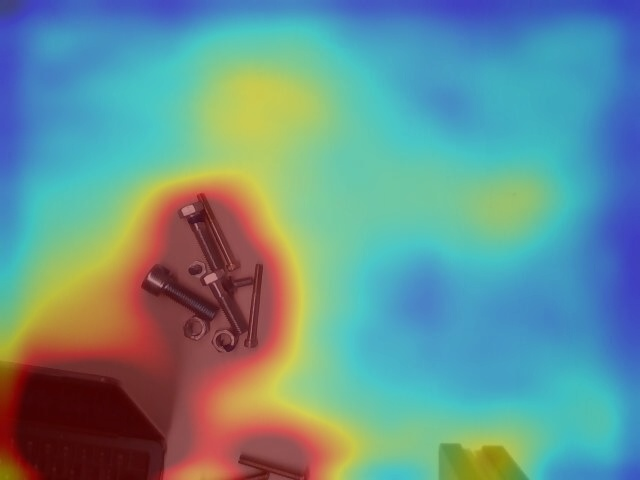
#> input picture logs/heatmap.jpg, 640 x 480 px; its folder holds only this picture in this run
$ python -i perception.py   (imports and definitions only)
#> lines starting #> are read from the running program, lines starting #| are printed output that depends on the picture; after the words box and inside, x2 and y2 are one past the last pixel; in counts of white or black regions, pixels touching at a corner belong together
### pipeline/config.py
"""Every constant the baseline pipeline uses. Any of them can be overridden with an
environment variable of the same name, e.g. `CAM_HOVER_MM=300 python run.py pick`.

Units: mm, degrees, seconds. World frame = the arm base (z up, table top at TABLE_Z).
Values marked MEASURE need a bring-up test on the station before they're trusted.
"""

import json
import os
from pathlib import Path

ROOT = Path(__file__).resolve().parent.parent

# --- Connection --------------------------------------------------------------------------
API_KEY_FILE = ROOT / "api-key.json"   # {"address", "api_key", "api_key_id"} (gitignored)

# --- Resource names (machine config) --------------------------------------------------------
ARM = "arm"
GRIPPER = "gripper"
CAM = "cam"                 # wrist RealSense, color + aligned depth
MOTION = "builtin"
HOME_SWITCH = "home-pose"   # erh:vmodutils:arm-position-saver; its saved joints are our watch pose

# --- Scene --------------------------------------------------------------------------------
TABLE_Z = -4.0              # measured: 31 table pixels -> world z = -4 ± 5 mm
WORKSPACE = {"x": (150.0, 650.0), "y": (-350.0, 350.0)}   # refuse targets outside (arm reach + table)
TABLE_OBSTACLE_MARGIN = 6.0  # the planner's table box top sits this far below TABLE_Z (gripper geometry slack)

# --- Perception -------------------------------------------------------------------------
SAT_MIN = 0.22              # saturation above this = not white table (zinc parts are cyan, tape is blue)
DARK_DELTA = 0.28           # this much darker than the table's median brightness = not table
REF_DIFF = 0.12             # per-pixel difference from the empty-table reference that counts as "changed"
MIN_ITEM_PX_WATCH = 40      # blob size limits at the watch pose (~1.06 mm/px)
MAX_ITEM_PX_WATCH = 6000
MIN_ITEM_PX_HOVER = 150     # at the hover pose (~0.43 mm/px)
MASK_RECTS = [[430, 430, 640, 480]]   # [x0, y0, x1, y1] px always ignored (gripper finger at the watch pose)
STABLE_FRAMES = 2           # consecutive frames with the item in the same place = "placed, hand gone"
STABLE_PX = 4.0             # max centroid drift between those frames
HAND_PX = 2500              # a blob this big touching the image border = a hand/arm in view

# --- Motion -------------------------------------------------------------------------------
CAM_HOVER_MM = 260          # the hover look: camera this high above the table, looking straight down
PREGRASP_MM = 80            # gripper this far above the grasp height before the straight descent
LIFT_MM = 120               # straight lift after the grab
MIN_TIP_CLEARANCE = 2.0     # fingertips never commanded closer than this to the table
TCP_TIP_OFFSET_MM = 0.0     # MEASURE: fingertip distance past the gripper frame origin along the tool axis
JAW_AXIS = "x"              # MEASURE: gripper-frame axis the jaws open along ("x" or "y")
LINEAR_TOL_MM = 5.0         # straight-line tolerance for the descent and the lift
MOVE_TIMEOUT_S = 30.0

# --- Gripper ------------------------------------------------------------------------------
GRIP_EMPTY_POS = 15         # jaw position (0-850, ~0.1 mm) at or below this after grab() = closed on nothing
GRASP_RETRIES = 2           # L2 recovery: re-look and retry this many times after an empty grab

# --- Telemetry (dashboard) -----------------------------------------------------------------
TELEMETRY_HOST = "127.0.0.1"  # where dashboard/server.py listens (UDP); the station itself by default
TELEMETRY_PORT = 8766
TELEMETRY = True

# --- Logs ---------------------------------------------------------------------------------
RUNS_DIR = ROOT / "runs"


def _override(name, value):
    raw = os.environ.get(name)
    if raw is None:
        return value
    if isinstance(value, Path):
        return Path(raw)
    if isinstance(value, bool):
        return raw.lower() in ("1", "true", "yes")
    if isinstance(value, (int, float)):
        return type(value)(raw)
    if isinstance(value, (dict, list)):
        return json.loads(raw)
    return raw


for _k, _v in list(globals().items()):
    if _k.isupper():
        globals()[_k] = _override(_k, _v)
#> further down, picture is the input picture: shape (480, 640, 3); mean B, G, R 144.2, 146.5, 104.1

### pipeline/perception.py
"""Find the one item on the table, measure it, decide how to grasp it. Pure numpy/scipy, a few ms per frame.

- `segment`: not-white-table pixels (saturation or darkness), minus anything already in the empty-table
  reference frame (laptops, fixtures), minus fixed masks (the gripper finger).
- `watch`: from the watch pose, is there an item, and is a hand still in view?
- `Placement`: the item has been in the same place for STABLE_FRAMES frames -> "placed".
- `measure`: from the hover pose, color + depth -> world center, top height, long-axis yaw, length, width.
- `classify` + `grasp_for`: a shape class (not a fastener name) and its grasp recipe.
"""

import io
import math
import struct
from dataclasses import asdict, dataclass, field

import numpy as np
from PIL import Image
from scipy import ndimage

from . import config as C

try:                                    # optional: 10x faster morphology; scipy gives the same result without it
    import cv2
    _K = cv2.getStructuringElement(cv2.MORPH_CROSS, (3, 3))
except ImportError:
    cv2 = None


# --- decoding ---------------------------------------------------------------------------------

# [16 lines left out: functions decode_color, decode_depth, not called in this run]


# --- segmentation ------------------------------------------------------------------------------

def segment(rgb, ref=None, masks=(), scale=1):
    """Foreground mask at the resolution of `rgb` (pass scale=2 for a half-resolution image;
    `masks` stay in full-resolution pixels)."""
#> called with scale = 2
    f = rgb.astype(np.float32) * (1.0 / 255.0)
    mx, mn = f.max(2), f.min(2)
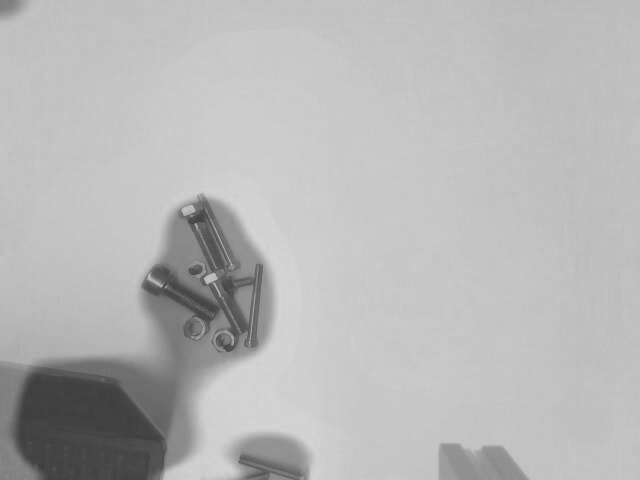
#> mx: shape (480, 640) float32; min 0.243, max 0.839, mean 0.719
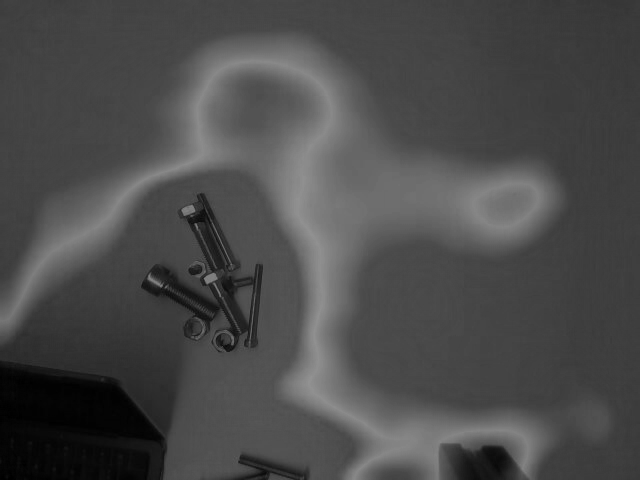
#> mn: shape (480, 640) float32; min 0, max 0.576, mean 0.293
    sat = (mx - mn) / np.maximum(mx, 1e-6)
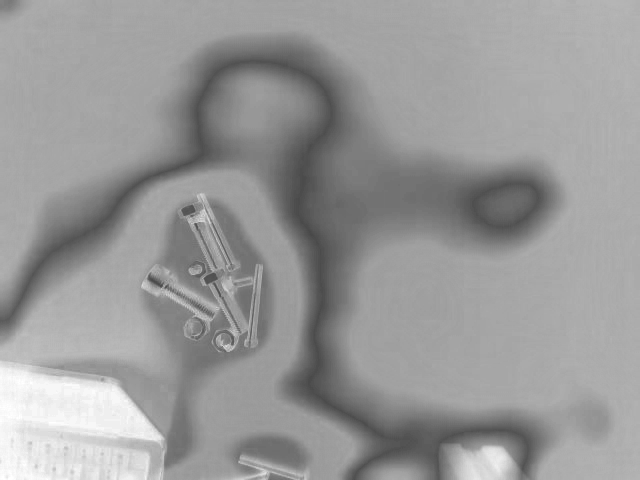
#> sat: shape (480, 640) float32; min 0.286, max 1, mean 0.603
    fg = (sat > C.SAT_MIN) | (mx < np.median(mx[::4, ::4]) - C.DARK_DELTA)
#> fg: shape (480, 640) bool; every value is 1
    if ref is not None:
        fg &= np.abs(f - ref).max(2) > C.REF_DIFF
    for x0, y0, x1, y1 in masks:
        fg[y0 // scale:(y1 + scale - 1) // scale, x0 // scale:(x1 + scale - 1) // scale] = False
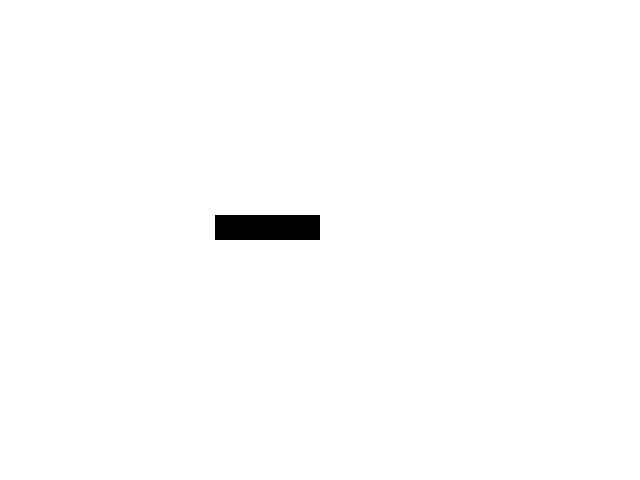
#> fg: shape (480, 640) bool; 99.1% white; 1 black region, box (x1, y1, x2, y2) and area: (215, 215, 320, 240) 2625
    if cv2 is not None:
        u8 = cv2.morphologyEx(fg.view(np.uint8), cv2.MORPH_OPEN, _K)
        return cv2.morphologyEx(u8, cv2.MORPH_CLOSE, _K, iterations=2).view(bool)
#> returned value: shape (480, 640) bool; 99.1% white; 1 black region, box (x1, y1, x2, y2) and area: (215, 215, 320, 240) 2613
    fg = ndimage.binary_opening(fg, iterations=1)
    return ndimage.binary_closing(fg, iterations=2)


@dataclass
class Blob:
    area: int
    bbox: list            # [x0, y0, x1, y1] px
    centroid: list        # [u, v] px
    axis: list            # unit major axis in px [du, dv]
    sigma: list           # std dev along major, minor (px)
    touches_border: bool
    ys: np.ndarray = field(repr=False, default=None)
    xs: np.ndarray = field(repr=False, default=None)

    # [8 lines left out: function overlay, not called in this run]


def blobs(fg, scale=1):
    """Connected components, reported in full-resolution pixels whatever the mask's scale."""
#> called with scale = 2
    lab, n = ndimage.label(fg)
#> n = 1
    h, w = fg.shape
#> h = 480; w = 640
    out = []
    for i, sl in enumerate(ndimage.find_objects(lab), 1):
        ys, xs = np.nonzero(lab[sl] == i)
        if len(xs) * scale * scale < 20:
            continue
        ys = (ys + sl[0].start) * scale + scale // 2
        xs = (xs + sl[1].start) * scale + scale // 2
        u, v = float(xs.mean()), float(ys.mean())
        cov = np.cov(np.stack([xs - u, ys - v])) if len(xs) > 2 else np.eye(2)
        ev, evec = np.linalg.eigh(cov)
        out.append(Blob(area=int(len(xs)) * scale * scale, bbox=[int(xs.min()), int(ys.min()), int(xs.max()), int(ys.max())],
                        centroid=[u, v], axis=[float(evec[0, 1]), float(evec[1, 1])],
                        sigma=[float(math.sqrt(max(ev[1], 0))), float(math.sqrt(max(ev[0], 0)))],
                        touches_border=sl[0].start == 0 or sl[1].start == 0 or sl[0].stop >= h or sl[1].stop >= w,
                        ys=ys, xs=xs))
#> this loop made 1 pass
#> (i, u, v, cov, ev, evec) on pass 1: (1, 640.9, 480.2, [[137578.1, -22.71], [-22.71, 77451.6]], [77451.6, 137578.1], [[-0.000378, -1], [-1, 0.000378]])
#> after the loop, out = 1 item
    return sorted(out, key=lambda b: -b.area)


@dataclass
class WatchResult:
    item: Blob = None
    hand: bool = False
    n_blobs: int = 0


WATCH_SCALE = 2   # the watch loop runs at half resolution (~2 mm/px at home): enough to notice an item


def watch(rgb, ref=None, masks=None, scale=WATCH_SCALE):
    fg = segment(rgb, ref, C.MASK_RECTS if masks is None else masks, scale)
    bs = blobs(fg, scale)
#> bs = 1 item
    hand = any(b.touches_border and b.area >= C.HAND_PX for b in bs)
#> hand = True
    items = [b for b in bs if not b.touches_border and C.MIN_ITEM_PX_WATCH <= b.area <= C.MAX_ITEM_PX_WATCH]
#> items = []
    return WatchResult(item=items[0] if items else None, hand=hand, n_blobs=len(bs))


class Placement:
    """'Placed' = an item, no hand, centroid steady for STABLE_FRAMES frames. Tracks when it first appeared."""

    def __init__(self):
        self.reset()

    def reset(self):
        self.t_appeared = None
        self.history = []

    # [15 lines left out: function update, not called in this run]


# --- measurement at the hover pose ---------------------------------------------------------------

@dataclass
class Measurement:
    x: float
    y: float
    top_z: float
    height: float
    yaw_long: float         # world heading of the long axis, degrees in [-90, 90)
    length: float
    width: float
    depth_frac: float       # fraction of item pixels with valid depth
    mm_per_px: float


def _yaw180(a):
    return (a + 90.0) % 180.0 - 90.0


# [30 lines left out: functions measure, plane_xy, not called in this run]


# --- shape class and grasp recipe -------------------------------------------------------------

SHAPES = {
    "upright": "standing bolt: grip the shank ~15 mm below its top",
    "lying_long": "lying bolt/screw: jaws across the shank at the center",
    "thin_screw": "thin screw lying: jaws across, fingertips near the table, slow",
    "nut_flat": "nut lying flat: jaws across the flats at half height",
    "nut_edge": "nut on its edge: jaws across its faces",
    "flat_thin": "washer-like: too flat for a two-finger top grasp",
    "unknown": "odd shape: generic grasp across the narrow side; suspicious",
}


# [13 lines left out: function classify, not called in this run]


@dataclass
class Grasp:
    shape: str
    x: float
    y: float
    tip_z: float            # fingertip height in the world
    jaw_heading: float      # world heading the jaws close along (degrees)
    expected_width: float   # mm between the jaws when holding
    ok: bool = True
    reason: str = ""

    def to_dict(self):
        return {k: (round(v, 1) if isinstance(v, float) else v) for k, v in asdict(self).items()}


# [20 lines left out: function grasp_for, not called in this run]

>>> import cv2
>>> picture = cv2.imread('../logs/heatmap.jpg')
>>> result = watch(picture)

$ run again, on logs/item-001.jpg
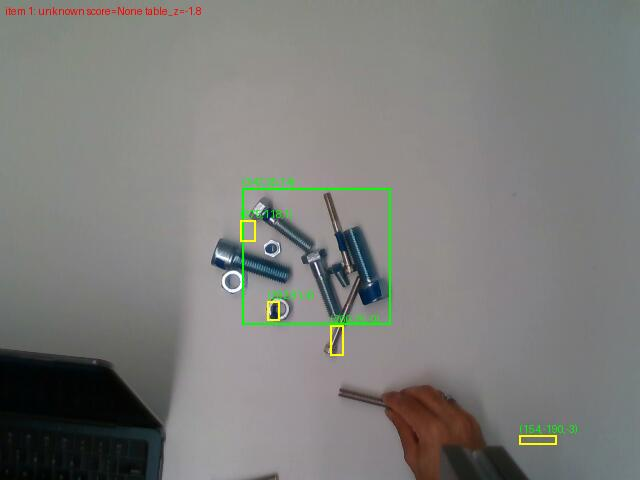
#> input picture logs/item-001.jpg, 640 x 480 px
#> picture is the input picture: shape (480, 640, 3); mean B, G, R 121.5, 124.7, 124.2
#> after the loop in segment, `for x0, y0, x1, y1 in masks:`:
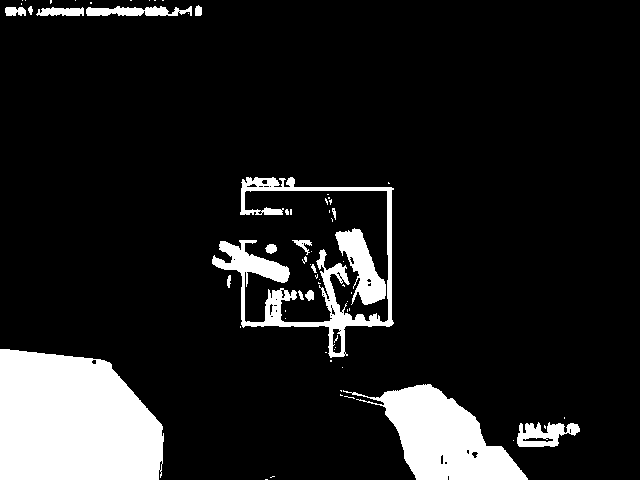
#> fg: shape (480, 640) bool; 12.2% white; 66 white regions (48 under 20 px), largest, box (x1, y1, x2, y2) and area: (0, 349, 164, 480) 18207, (343, 384, 528, 480) 8272, (212, 177, 394, 358) 6265
#> u8: shape (480, 640); values 0 (black) and 1 (white), 12% white; 26 white regions (6 under 20 px), largest, box (x1, y1, x2, y2) and area: (0, 349, 164, 480) 18176, (372, 384, 528, 480) 8175, (212, 177, 394, 358) 5834
#> in blobs, `lab, n = ndimage.label(fg)`:
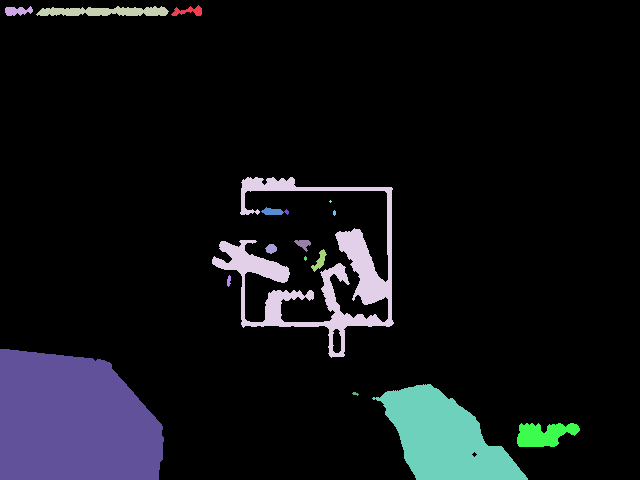
#> lab: shape (480, 640) int32; 18 distinct labels, from 0 to 17; one colour per label, 0 black
#> n = 17
#> the loop in blobs, `for i, sl in enumerate(ndimage.find_objects(lab), 1):` made 17 passes
#> (u, v, cov, ev, evec) on passes 1 to 4: (377, 22.64, [[357.6, -21.84], [-21.84, 21.73]], [20.32, 359.1], [[-0.0646, -0.998], [-0.998, 0.0646]]), (35.02, 22.22, [[245.1, -9.66], [-9.66, 20.05]], [19.64, 245.5], [[-0.0428, -0.999], [-0.999, 0.0428]]), (209.2, 23.4, [[5701, -23.57], [-23.57, 20.87]], [20.77, 5701.1], [[-0.00415, -1], [-1, 0.00415]]), (630.5, 538.5, [[10786.5, 1353.4], [1353.4, 7902.6]], [7367, 11322.1], [[0.368, -0.93], [-0.93, -0.368]])
#> after the loop in blobs, `for i, sl in enumerate(ndimage.find_objects(lab), 1):`: out = 17 items
#> hand = True
#> items = 13 items

$ run again, on logs/item-002.jpg
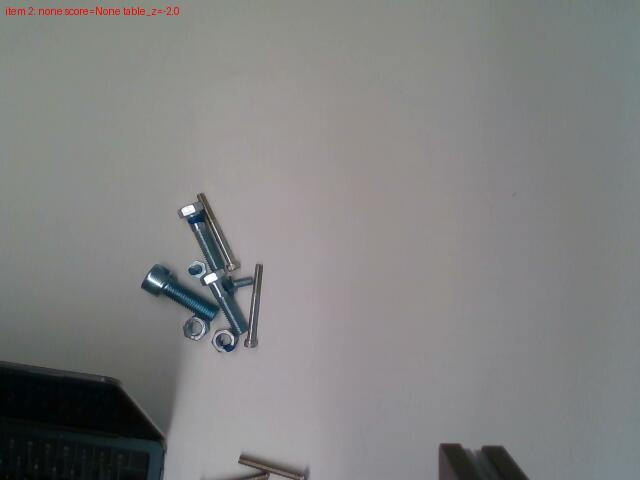
#> input picture logs/item-002.jpg, 640 x 480 px
#> picture is the input picture: shape (480, 640, 3); mean B, G, R 128.7, 129.3, 128.9
#> in segment, `fg = (sat > C.SAT_MIN) | (mx < np.median(mx[::4, ::4]) - C.DARK_DELTA)`:
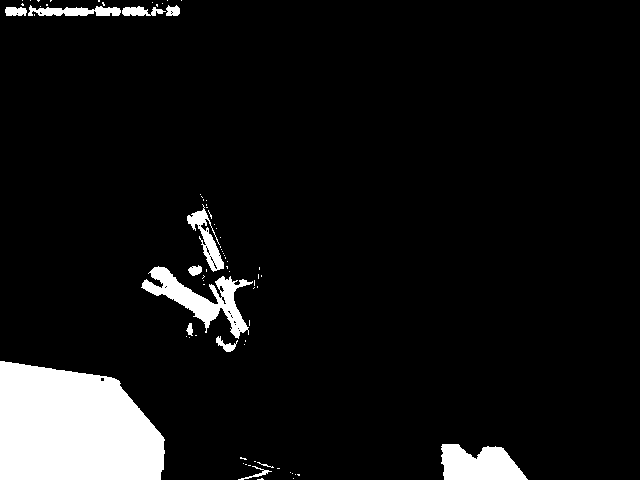
#> fg: shape (480, 640) bool; 7.7% white; 75 white regions (62 under 20 px), largest, box (x1, y1, x2, y2) and area: (0, 361, 165, 480) 16207, (141, 266, 253, 339) 2630, (441, 444, 528, 480) 2315
#> u8: shape (480, 640); values 0 (black) and 1 (white), 7.6% white; 18 white regions (5 under 20 px), largest, box (x1, y1, x2, y2) and area: (0, 361, 165, 480) 16201, (142, 266, 251, 338) 2568, (441, 444, 528, 480) 2311
#> in blobs, `lab, n = ndimage.label(fg)`:
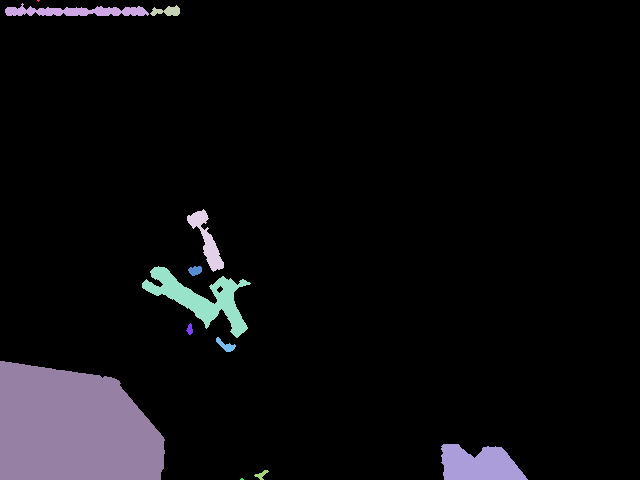
#> lab: shape (480, 640) int32; 13 distinct labels, from 0 to 12; one colour per label, 0 black
#> n = 12
#> the loop in blobs, `for i, sl in enumerate(ndimage.find_objects(lab), 1):` made 12 passes
#> (u, v, cov, ev, evec) on passes 2 to 5: (153.4, 23.15, [[6987.8, 12.8], [12.8, 22.45]], [22.42, 6987.8], [[0.00184, -1], [-1, -0.00184]]), (334.3, 22.72, [[290.2, -12.45], [-12.45, 22.83]], [22.25, 290.8], [[-0.0464, -0.999], [-0.999, 0.0464]]), (414, 480.9, [[282.7, 500.7], [500.7, 1312]], [79.32, 1515.4], [[-0.926, 0.376], [0.376, 0.926]]), (402.3, 596.9, [[3359, 1037.5], [1037.5, 964.8]], [577.8, 3746], [[0.35, -0.937], [-0.937, -0.35]])
#> after the loop in blobs, `for i, sl in enumerate(ndimage.find_objects(lab), 1):`: out = 11 items
#> hand = True
#> items = 6 items
